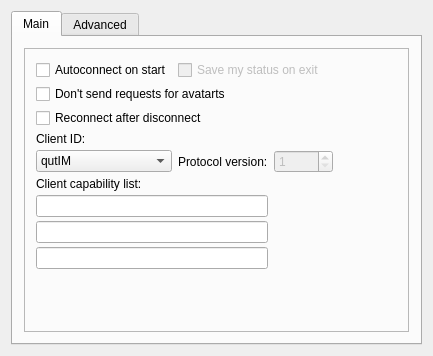
<ui version="4.0" >
 <class>icqSettingsClass</class>
 <widget class="QWidget" name="icqSettingsClass" >
  <property name="geometry" >
   <rect>
    <x>0</x>
    <y>0</y>
    <width>433</width>
    <height>356</height>
   </rect>
  </property>
  <property name="windowTitle" >
   <string>icqSettings</string>
  </property>
  <layout class="QGridLayout" >
   <item row="0" column="0" >
    <widget class="QTabWidget" name="tabWidget" >
     <property name="currentIndex" >
      <number>0</number>
     </property>
     <widget class="QWidget" name="tab" >
      <property name="geometry" >
       <rect>
        <x>0</x>
        <y>0</y>
        <width>411</width>
        <height>306</height>
       </rect>
      </property>
      <attribute name="title" >
       <string>Main</string>
      </attribute>
      <attribute name="icon" >
       <iconset resource="../../../../qutim.qrc" >
        <normaloff>:/icons/crystal_project/settings.png</normaloff>:/icons/crystal_project/settings.png</iconset>
      </attribute>
      <layout class="QGridLayout" name="gridLayout" >
       <item row="0" column="0" >
        <widget class="QFrame" name="frame" >
         <property name="frameShape" >
          <enum>QFrame::StyledPanel</enum>
         </property>
         <property name="frameShadow" >
          <enum>QFrame::Raised</enum>
         </property>
         <layout class="QGridLayout" name="_2" >
          <property name="verticalSpacing" >
           <number>4</number>
          </property>
          <item row="0" column="0" >
           <widget class="QCheckBox" name="autoBox" >
            <property name="text" >
             <string>Autoconnect on start</string>
            </property>
           </widget>
          </item>
          <item row="0" column="1" colspan="3" >
           <widget class="QCheckBox" name="saveStatusOnExitBox" >
            <property name="enabled" >
             <bool>false</bool>
            </property>
            <property name="text" >
             <string>Save my status on exit</string>
            </property>
           </widget>
          </item>
          <item row="1" column="0" colspan="4" >
           <widget class="QCheckBox" name="avatarBox" >
            <property name="text" >
             <string>Don't send requests for avatarts</string>
            </property>
           </widget>
          </item>
          <item row="2" column="0" colspan="4" >
           <widget class="QCheckBox" name="reconnectBox" >
            <property name="text" >
             <string>Reconnect after disconnect</string>
            </property>
           </widget>
          </item>
          <item row="3" column="0" >
           <widget class="QLabel" name="clientLabel" >
            <property name="text" >
             <string>Client ID:</string>
            </property>
           </widget>
          </item>
          <item row="4" column="0" >
           <widget class="QComboBox" name="clientComboBox" >
            <item>
             <property name="text" >
              <string>qutIM</string>
             </property>
            </item>
            <item>
             <property name="text" >
              <string>ICQ 6</string>
             </property>
            </item>
            <item>
             <property name="text" >
              <string>ICQ 5.1</string>
             </property>
            </item>
            <item>
             <property name="text" >
              <string>ICQ 5</string>
             </property>
            </item>
            <item>
             <property name="text" >
              <string>ICQ Lite 4</string>
             </property>
            </item>
            <item>
             <property name="text" >
              <string>ICQ 2003b Pro</string>
             </property>
            </item>
            <item>
             <property name="text" >
              <string>ICQ 2002/2003a</string>
             </property>
            </item>
            <item>
             <property name="text" >
              <string>Mac ICQ</string>
             </property>
            </item>
            <item>
             <property name="text" >
              <string>QIP 2005</string>
             </property>
            </item>
            <item>
             <property name="text" >
              <string>QIP Infium</string>
             </property>
            </item>
            <item>
             <property name="text" >
              <string>-</string>
             </property>
            </item>
           </widget>
          </item>
          <item row="4" column="1" >
           <widget class="QLabel" name="protoLabel" >
            <property name="text" >
             <string>Protocol version:</string>
            </property>
           </widget>
          </item>
          <item row="4" column="2" >
           <widget class="QSpinBox" name="protocolNumBox" >
            <property name="enabled" >
             <bool>false</bool>
            </property>
            <property name="minimum" >
             <number>1</number>
            </property>
            <property name="maximum" >
             <number>1000</number>
            </property>
           </widget>
          </item>
          <item row="4" column="3" >
           <spacer>
            <property name="orientation" >
             <enum>Qt::Horizontal</enum>
            </property>
            <property name="sizeHint" stdset="0" >
             <size>
              <width>31</width>
              <height>20</height>
             </size>
            </property>
           </spacer>
          </item>
          <item row="5" column="0" colspan="2" >
           <widget class="QLabel" name="capabLabel" >
            <property name="frameShape" >
             <enum>QFrame::NoFrame</enum>
            </property>
            <property name="text" >
             <string>Client capability list:</string>
            </property>
           </widget>
          </item>
          <item row="6" column="0" colspan="2" >
           <widget class="QLineEdit" name="capEdit1" >
            <property name="maxLength" >
             <number>32</number>
            </property>
           </widget>
          </item>
          <item row="6" column="2" >
           <spacer>
            <property name="orientation" >
             <enum>Qt::Horizontal</enum>
            </property>
            <property name="sizeHint" stdset="0" >
             <size>
              <width>40</width>
              <height>20</height>
             </size>
            </property>
           </spacer>
          </item>
          <item row="7" column="0" colspan="2" >
           <widget class="QLineEdit" name="capEdit2" >
            <property name="maxLength" >
             <number>32</number>
            </property>
           </widget>
          </item>
          <item row="8" column="0" colspan="2" >
           <widget class="QLineEdit" name="capEdit3" >
            <property name="maxLength" >
             <number>32</number>
            </property>
           </widget>
          </item>
          <item row="9" column="0" >
           <spacer>
            <property name="orientation" >
             <enum>Qt::Vertical</enum>
            </property>
            <property name="sizeHint" stdset="0" >
             <size>
              <width>20</width>
              <height>40</height>
             </size>
            </property>
           </spacer>
          </item>
         </layout>
         <zorder>autoBox</zorder>
         <zorder>saveStatusOnExitBox</zorder>
         <zorder>avatarBox</zorder>
         <zorder>reconnectBox</zorder>
         <zorder>clientLabel</zorder>
         <zorder>clientComboBox</zorder>
         <zorder>protoLabel</zorder>
         <zorder>protocolNumBox</zorder>
         <zorder>capabLabel</zorder>
         <zorder>capEdit1</zorder>
         <zorder>capEdit2</zorder>
         <zorder>capEdit3</zorder>
         <zorder></zorder>
        </widget>
       </item>
      </layout>
     </widget>
     <widget class="QWidget" name="tab_2" >
      <property name="geometry" >
       <rect>
        <x>0</x>
        <y>0</y>
        <width>411</width>
        <height>306</height>
       </rect>
      </property>
      <attribute name="title" >
       <string>Advanced</string>
      </attribute>
      <attribute name="icon" >
       <iconset resource="../../../../qutim.qrc" >
        <normaloff>:/icons/crystal_project/advanced.png</normaloff>:/icons/crystal_project/advanced.png</iconset>
      </attribute>
      <layout class="QGridLayout" name="gridLayout_3" >
       <item row="0" column="0" >
        <widget class="QGroupBox" name="groupBox" >
         <property name="title" >
          <string>Account button and tray icon</string>
         </property>
         <layout class="QGridLayout" name="gridLayout_2" >
          <item row="0" column="0" >
           <layout class="QVBoxLayout" name="verticalLayout" >
            <item>
             <widget class="QRadioButton" name="mainIconRadio" >
              <property name="text" >
               <string>Show main status icon</string>
              </property>
             </widget>
            </item>
            <item>
             <widget class="QRadioButton" name="xIconRadio" >
              <property name="text" >
               <string>Show custom status icon</string>
              </property>
             </widget>
            </item>
            <item>
             <widget class="QRadioButton" name="lastIconRadio" >
              <property name="text" >
               <string>Show last choosen</string>
              </property>
             </widget>
            </item>
           </layout>
          </item>
         </layout>
        </widget>
       </item>
       <item row="1" column="0" >
        <spacer name="verticalSpacer" >
         <property name="orientation" >
          <enum>Qt::Vertical</enum>
         </property>
         <property name="sizeHint" stdset="0" >
          <size>
           <width>20</width>
           <height>155</height>
          </size>
         </property>
        </spacer>
       </item>
      </layout>
     </widget>
    </widget>
   </item>
  </layout>
 </widget>
 <layoutdefault spacing="6" margin="11" />
 <resources>
  <include location="../../../../qutim.qrc" />
 </resources>
 <connections/>
</ui>
